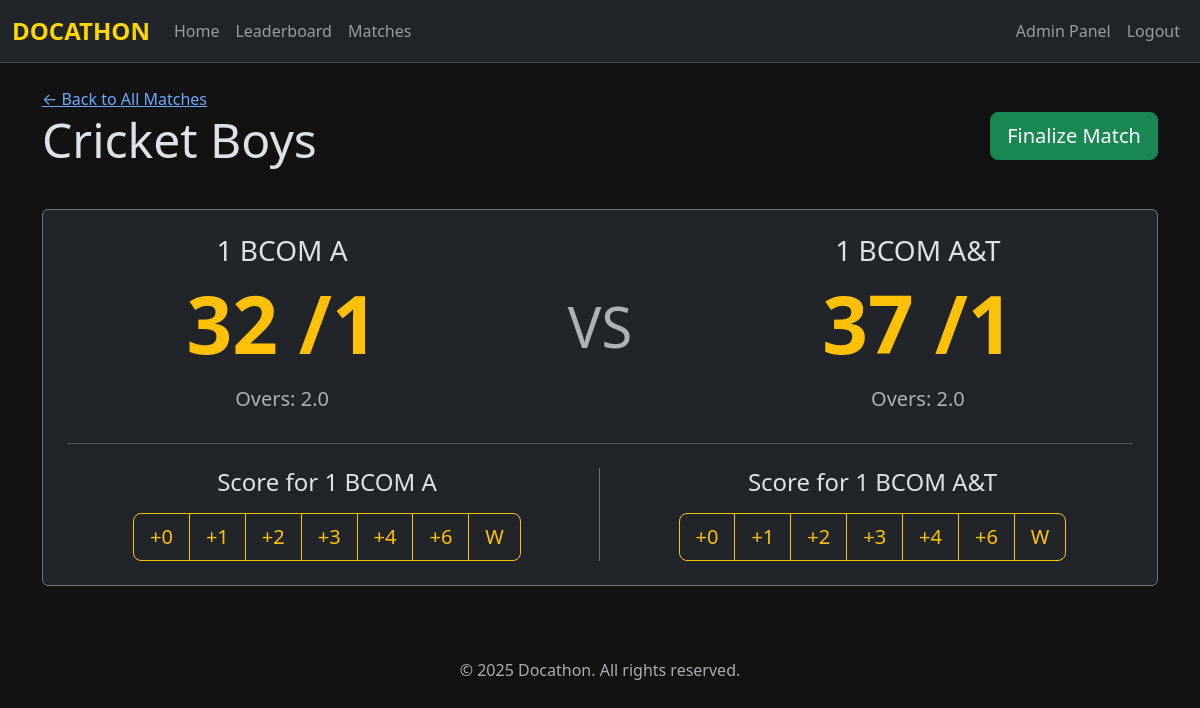
The page /admin/matches/7/live (signed in) on the database its author committed.
### tables this page shows
CREATE TABLE sports (
    id INTEGER PRIMARY KEY AUTOINCREMENT,
    name TEXT NOT NULL UNIQUE,
    -- 1 for sports with scores (Football), 0 for result-only (Chess)
    has_scores INTEGER NOT NULL CHECK(has_scores IN (0, 1))
);

CREATE TABLE classes (
    id INTEGER PRIMARY KEY AUTOINCREMENT,
    name TEXT NOT NULL UNIQUE
);

CREATE TABLE matches (
    id INTEGER PRIMARY KEY AUTOINCREMENT,
    sport_id INTEGER NOT NULL,
    class1_id INTEGER NOT NULL,
    class2_id INTEGER NOT NULL,
    -- The ID of the winning class. NULL if match is not completed.
    winner_id INTEGER,
    -- Flexible text field for custom score formats (e.g., "2-1", "150/7", "21-18, 21-19")
    result_details TEXT,
    -- Status of the match
    status TEXT NOT NULL DEFAULT 'UPCOMING' CHECK(status IN ('UPCOMING', 'LIVE', 'COMPLETED')),
    -- Storing datetime as ISO 8601 string ("YYYY-MM-DD HH:MM:SS")
    match_time TEXT NOT NULL,
    notes TEXT, live_match_state TEXT, round_id INTEGER,
    FOREIGN KEY (sport_id) REFERENCES sports (id),
    FOREIGN KEY (class1_id) REFERENCES classes (id),
    FOREIGN KEY (class2_id) REFERENCES classes (id),
    FOREIGN KEY (winner_id) REFERENCES classes (id)
);

### app.py (the view)
@app.route('/admin/matches/<int:match_id>/live')
@admin_required
def live_score_editor(match_id):
    conn = get_db_connection()
    match = conn.execute("""
        SELECT m.*, s.name as sport_name, c1.name as class1_name, c2.name as class2_name
        FROM matches m
        JOIN sports s ON m.sport_id = s.id
        JOIN classes c1 ON m.class1_id = c1.id
        JOIN classes c2 ON m.class2_id = c2.id
        WHERE m.id = ?
    """, (match_id,)).fetchone()
    if match is None:
        flash('Match not found!', 'danger')
        return redirect(url_for('list_matches'))
    scores = {
        match['class1_id']: get_live_scores(conn, match_id, match['class1_id']),
        match['class2_id']: get_live_scores(conn, match_id, match['class2_id'])
    }
    buttons = SPORT_BUTTON_CONFIG.get(match['sport_name'], SPORT_BUTTON_CONFIG['default'])
    conn.close()
    is_cricket = 'Cricket' in match['sport_name']
    return render_template('admin/live_score_form.html', match=match, scores=scores, buttons=buttons, is_cricket=is_cricket)

### app.py (called while the page is built)
def get_live_scores(conn, match_id, team_id):
    score = conn.execute('SELECT SUM(points_scored) FROM score_log WHERE match_id = ? AND team_id = ?', (match_id, team_id)).fetchone()[0] or 0
    wickets = conn.execute("SELECT COUNT(*) FROM score_log WHERE match_id = ? AND team_id = ? AND event_type = 'Wicket'", (match_id, team_id)).fetchone()[0] or 0
    balls_faced = conn.execute('SELECT SUM(counts_as_ball) FROM score_log WHERE match_id = ? AND team_id = ?', (match_id, team_id)).fetchone()[0] or 0
    overs = balls_faced // 6
    balls = balls_faced % 6
    return {'score': score, 'wickets': wickets, 'overs': overs, 'balls': balls}

### utils/auth.py (called while the page is built)
def admin_required(f):
    @wraps(f)
    def decorated_function(*args, **kwargs):
        if session.get('role') != 'admin':
            flash('You must be logged in as an admin to view this page.', 'danger')
            return redirect(url_for('admin_login'))
        return f(*args, **kwargs)
    return decorated_function

### utils/db.py (called while the page is built)
def get_db_connection():
    conn = sqlite3.connect(DB_PATH)
    conn.row_factory = sqlite3.Row
    return conn

### templates/admin/live_score_form.html (shortened to what this page needs)
{% extends "base.html" %}
{% set page_title = "Live Score: " + match.sport_name %}
{% block content %}
<div class="d-flex justify-content-between align-items-center mb-4">
    <div>
        <a href="{{ url_for('list_matches') }}">&larr; Back to All Matches</a>
        <h1 class="display-5">{{ match.sport_name }}</h1>
    </div>
    <div>
        <form action="{{ url_for('finalize_match', match_id=match.id) }}" method="POST" onsubmit="return confirm('Are you sure you want to finalize this match? This will set the winner and complete the match.');">
            <button type="submit" class="btn btn-lg btn-success">Finalize Match</button>
        </form>
    </div>
</div>
<div class="card bg-dark border-secondary">
    <div class="card-body p-4">
        <div class="row align-items-center text-center">
            <div class="col-5">
                <h2 class="h3">{{ match.class1_name }}</h2>
                <p class="display-1 fw-bold text-warning">
                    <span id="score-{{ match.class1_id }}">{{ scores[match.class1_id].score }}</span>
                    {% if is_cricket %}/<span id="wickets-{{ match.class1_id }}">{{ scores[match.class1_id].wickets }}</span>{% endif %}
                </p>
                {% if is_cricket %}
                <p class="text-muted h5">
                    Overs: <span id="overs-{{ match.class1_id }}">{{ scores[match.class1_id].overs }}</span>.<span id="balls-{{ match.class1_id }}">{{ scores[match.class1_id].balls }}</span>
                </p>
                {% endif %}
            </div>
            <div class="col-2">
                <span class="display-4 text-muted">VS</span>
            </div>
            <div class="col-5">
                <h2 class="h3">{{ match.class2_name }}</h2>
                <p class="display-1 fw-bold text-warning">
                    <span id="score-{{ match.class2_id }}">{{ scores[match.class2_id].score }}</span>
                    {% if is_cricket %}/<span id="wickets-{{ match.class2_id }}">{{ scores[match.class2_id].wickets }}</span>{% endif %}
                </p>
                {% if is_cricket %}
                <p class="text-muted h5">
                    Overs: <span id="overs-{{ match.class2_id }}">{{ scores[match.class2_id].overs }}</span>.<span id="balls-{{ match.class2_id }}">{{ scores[match.class2_id].balls }}</span>
                </p>
                {% endif %}
            </div>
        </div>
        <hr class="my-4">
        <div class="row text-center">
            <div class="col-6 border-end border-secondary">
                <h4 class="mb-3">Score for {{ match.class1_name }}</h4>
                <div class="btn-group" role="group">
                    {% for button in buttons %}
                    <button class="btn btn-outline-warning btn-lg score-btn"
                            data-match-id="{{ match.id }}"
                            data-team-id="{{ match.class1_id }}"
                            data-points="{{ button.points }}"
                            data-type="{{ button.type }}"
                            data-counts-ball="{{ button.counts_as_ball }}">
                        {{ button.label }}
                    </button>
                    {% endfor %}
                </div>
            </div>
            <div class="col-6">
                <h4 class="mb-3">Score for {{ match.class2_name }}</h4>
                <div class="btn-group" role="group">
                    {% for button in buttons %}
                    <button class="btn btn-outline-warning btn-lg score-btn"
                            data-match-id="{{ match.id }}"
                            data-team-id="{{ match.class2_id }}"
                            data-points="{{ button.points }}"
                            data-type="{{ button.type }}"
                            data-counts-ball="{{ button.counts_as_ball }}">
                        {{ button.label }}
                    </button>
                    {% endfor %}
                </div>
            </div>
        </div>
    </div>
</div>
{% endblock %}

### static/css/style.css (style rules this page uses)
body { background-color: #121212 !important; }
.card { background-color: #1e1e1e; border: 1px solid #444; }

### rows shown on the page
sports: sport_name "Cricket Boys"
classes: class1_name "1 BCOM A"
matches: class1 "1"
classes: class2_name "1 BCOM A&T"

### other values the page prints
{{ scores[match.class1_id].score }} "32"
{{ scores[match.class1_id].overs }} "2"
{{ scores[match.class1_id].balls }} "0"
{{ scores[match.class2_id].score }} "37"
{{ scores[match.class2_id].wickets }} "1"
{{ scores[match.class2_id].overs }} "2"
{{ scores[match.class2_id].balls }} "0"
{{ button.label }} "+0" "+1" "+2" "+3" "+4" "+6" "W"
